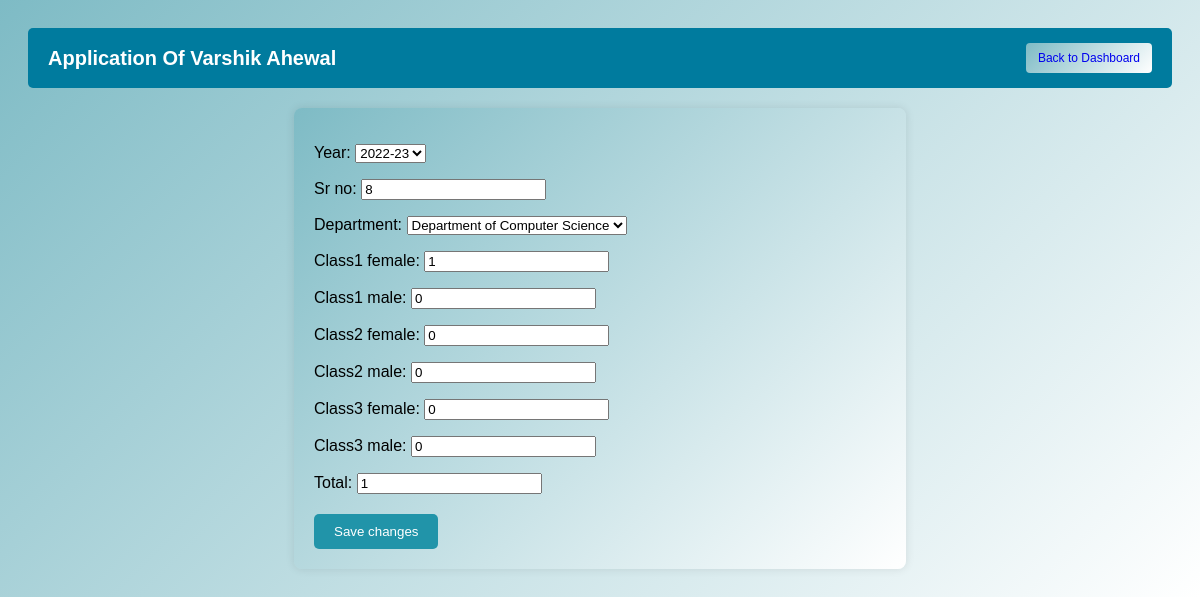
/edit/non-teaching-staff/2/, run on the app's committed database.
### staff/models.py (models this page shows, shortened)
class Year(models.Model):
    year = models.CharField(max_length=255,null=True)
    def __str__(self):
        return str(self.year)

class NonTeachingStaff(models.Model):
    year = models.ForeignKey(Year, on_delete=models.CASCADE, null=True)
    sr_no = models.CharField(max_length=255,null=True)  # Serial Number
    department = models.ForeignKey(Department, on_delete=models.CASCADE,null=True)  # ForeignKey to Department
    class1_female = models.IntegerField(default=0)
    class1_male = models.IntegerField(default=0)
    class2_female = models.IntegerField(default=0)
    class2_male = models.IntegerField(default=0)
    class3_female = models.IntegerField(default=0)
    class3_male = models.IntegerField(default=0)
    total = models.IntegerField(default=0)

### staff/views.py (the view)
# urls.py: path('edit/non-teaching-staff/<int:pk>/', views.edit_non_teaching_staff, name='edit_non_teaching_staff'),
def edit_non_teaching_staff(request, pk):
    return handle_crud(request, NonTeachingStaffForm, 'dashboard', instance=get_object_or_404(NonTeachingStaff, pk=pk))

### staff/form.py
class NonTeachingStaffForm(forms.ModelForm):
    class Meta:
        model = NonTeachingStaff
        fields = '__all__'

### staff/models.py (called while the page is built)
    def __str__(self):
        return self.name

### staff/views.py (called while the page is built)
def handle_crud(request, form_class, redirect_url, instance=None):
    if request.method == 'POST':
        form = form_class(request.POST, instance=instance)
        if form.is_valid():
            form.save()
            messages.success(request, 'Saved successfully.')
            return redirect(redirect_url)
    else:
        form = form_class(instance=instance)
    return render(request, 'edit_form.html', {'form': form, 'is_add': instance is None})

### templates/edit_form.html (shortened to what this page needs)
<!DOCTYPE html>
<html lang="en">
<head>
</head>
<body>
<div class="navbar">
  <div class="project-name">Application Of Varshik Ahewal</div>
  <a href="{% url 'dashboard' %}" class="back-button">Back to Dashboard</a>
</div>
<form method="POST" style="max-width: 600px; margin: auto;">
    {{ form.as_p }}
    <div class="form-buttons">
        <button type="submit">{% if is_add %}Add{% else %}Save changes{% endif %}</button>
    </div>
</form>

### templates/edit_form.html (style rules this page uses)
.navbar { background-color: #007b9e; color: white; padding: 15px 20px; display: flex; justify-content: space-between; align-items: center; border-radius: 5px; margin-bottom: 20px; }
.project-name { font-size: 20px; font-weight: bolder; }
.back-button { background: linear-gradient(135deg, #7ebbc5 0%, #ffffff 100%); padding: 8px 12px; text-decoration: none; font-size: 12px; border-radius: 4px; font-weight: 500; transition: background-color 0.3s; }
body { font-family: Arial, sans-serif; background: linear-gradient(135deg, #7ebbc5 0%, #ffffff 100%); padding: 20px; }
form { background: linear-gradient(135deg, #7ebbc5 0%, #ffffff 100%); padding: 20px; margin: 0 auto; width: 50%; border-radius: 8px; box-shadow: 0 0 10px rgba(0,0,0,0.1); text-decoration: solid; }
button { padding: 10px 20px; background-color: #2194a9; border: none; color: white; border-radius: 5px; cursor: pointer; }
.form-buttons { display: flex; justify-content: flex-start; align-items: center; gap: 15px; margin-top: 20px; }

### data on the page
Year: year "2022-23"
NonTeachingStaff: sr_no "8", department "Department of Computer Science", class1_female "1", class1_male "0", class2_female "0", class2_male "0", class3_female "0", class3_male "0", total "1"
